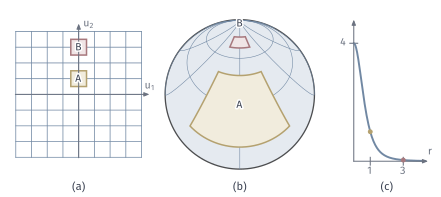

Write Python code to recreate this figure.
"""North stereographic chart: coordinate cells, their images on the sphere, and the density 4/(1+r^2)^2."""
from pathlib import Path
import sys
ROOT = next(p for p in Path(__file__).resolve().parents if (p/"build.sh").is_file() and (p/"tex/book.tex").is_file())
sys.path.insert(0, str(ROOT/"figures/04-spaces-measures-and-geometry/04-manifolds/matplotlib/mfd-common"))
from mfd3d import *
W, H = 112, 50
fig, ax = canvas(W, H)
inv = lambda u1, u2: np.c_[2*u1, 2*u2, u1**2+u2**2-1]/(u1**2+u2**2+1)[:, None]
# (a) chart
c = np.array([20., 26.]); s = 4.0
for k in range(-4, 5):
    ax.plot([c[0]+k*s]*2, [c[1]-4*s, c[1]+4*s], color=BLUE, lw=.55, zorder=1)
    ax.plot([c[0]-4*s, c[0]+4*s], [c[1]+k*s]*2, color=BLUE, lw=.55, zorder=1)
def cell(cx, cy, h=.5):
    return [(cx-h, cy-h), (cx+h, cy-h), (cx+h, cy+h), (cx-h, cy+h)]
cells = [(0, 1, YELLOW, YELLOW_FILL), (0, 3, RED, RED_FILL)]
for cx, cy, col, fil in cells:
    ax.add_patch(Polygon([c+s*np.array(pp) for pp in cell(cx, cy)], fc=fil, ec=col, lw=1.1, zorder=3))
label(ax, c+s*np.array([0, 1]), '$A$', 7.5, halo=True); label(ax, c+s*np.array([0, 3]), '$B$', 7.5, halo=True)
arrow(ax, c-[0, 4*s+.1], c+[0, 4.5*s], color=MUTED, lw=.75, scale=5.5); arrow(ax, c-[4*s+.1, 0], c+[4.5*s, 0], color=MUTED, lw=.75, scale=5.5)
label(ax, c+[4.5*s+.2, 2.2], '$u_1$', 7.5, MUTED); label(ax, c+[2.6, 4.5*s], '$u_2$', 7.5, MUTED)
panel_tag(ax, c[0], 1.7, '(a)')
# (b) sphere
pl = Placed(View(90, 8), 61, 26, 19)
sphere_disc(ax, pl)
tt = np.tan(np.linspace(-1.5707, 1.5707, 1601))
for k in range(-2, 3):
    sphere_curve(ax, pl, inv(np.full_like(tt, k), tt), BLUE, lw=.4, hidden=False)
    sphere_curve(ax, pl, inv(tt, np.full_like(tt, k)), BLUE, lw=.4, hidden=False)
for cx, cy, col, fil in cells:
    h = .5
    uu = np.r_[np.linspace(cx-h, cx+h, 30), np.full(30, cx+h), np.linspace(cx+h, cx-h, 30), np.full(30, cx-h)]
    vv = np.r_[np.full(30, cy-h), np.linspace(cy-h, cy+h, 30), np.full(30, cy+h), np.linspace(cy+h, cy-h, 30)]
    pts = inv(uu, vv)
    ax.add_patch(Polygon(pl(pts), fc=fil, ec=col, lw=1.1, zorder=3))
pA = pl(inv(np.array([0.]), np.array([1.])))[0]; pB = pl(inv(np.array([0.]), np.array([3.])))[0]
label(ax, pA, '$A$', 7.5, halo=True); label(ax, pB+[0,4.6], '$B$', 7.5, halo=True)
panel_tag(ax, 61, 1.7, '(b)')
# (c) density
x0, y0 = 90, 9; sx, sy = 4.2, 7.5
G = lambda r, v: np.c_[x0+sx*r, y0+sy*v]
arrow(ax, G(0, 0)[0], G(4.5, 0)[0], color=MUTED, lw=.75, scale=5.5); arrow(ax, G(0, 0)[0], G(0, 4.8)[0], color=MUTED, lw=.75, scale=5.5)
label(ax, G(4.5, 0)[0]+[.5, 2.2], '$r$', 7.5, MUTED)
r = np.linspace(0, 4.3, 300); ax.plot(*G(r, 4/(1+r**2)**2).T, color=BLUE, lw=1.4, zorder=3)
dot(ax, G(1, 1)[0], YELLOW, size=1.3); dot(ax, G(3, .04)[0], RED, size=1.3)
for rr, nm in ((1, '$1$'), (3, '$3$')):
    ax.plot([G(rr, 0)[0, 0]]*2, [y0-1, y0+1], color=MUTED, lw=.75); label(ax, G(rr, 0)[0]+[0, -2.7], nm, 7.5, MUTED)
ax.plot([x0-1, x0+1], [G(0, 4)[0, 1]]*2, color=MUTED, lw=.75); label(ax, G(0, 4)[0]+[-2.6, 0], '$4$', 7.5, MUTED)
panel_tag(ax, x0+sx*2, 1.7, '(c)')
save(fig, Path(__file__).resolve().parent, 'figure', {'formula': 'sqrt(det G)=4/(1+r^2)^2 in the north stereographic chart; A=[-.5,.5]x[.5,1.5], B=[-.5,.5]x[2.5,3.5]'})
